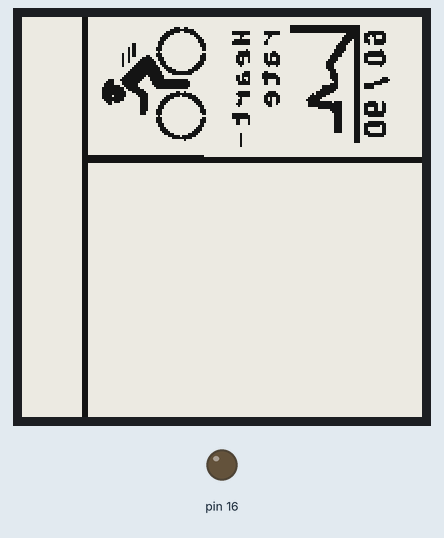
A sketch run on a simulated Arduino Uno, built for the host (arithmetic inside an expression is 32-bit, double 64-bit). On the bench: 200×200 one-colour display, output pins drawn as LEDs (lit = HIGH). Random numbers use the default seed unless the sketch sets one; what the sketch prints to the serial monitor is not drawn.

Above: at 2.1 s.
At 3.1 s:
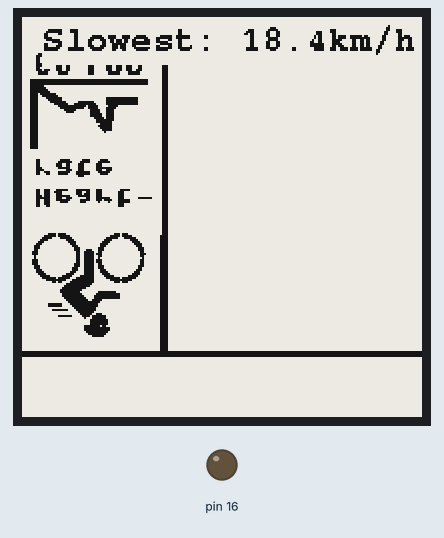
At 4.1 s:
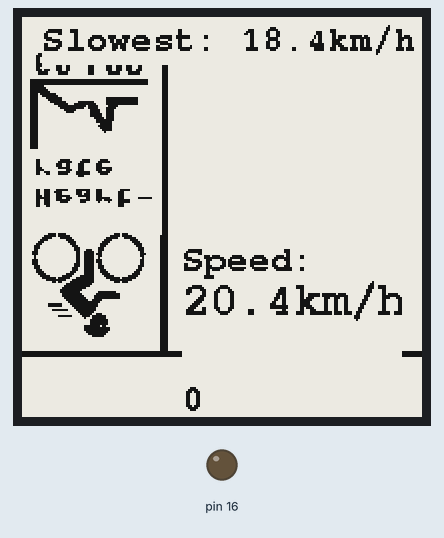
At 4.8 s:
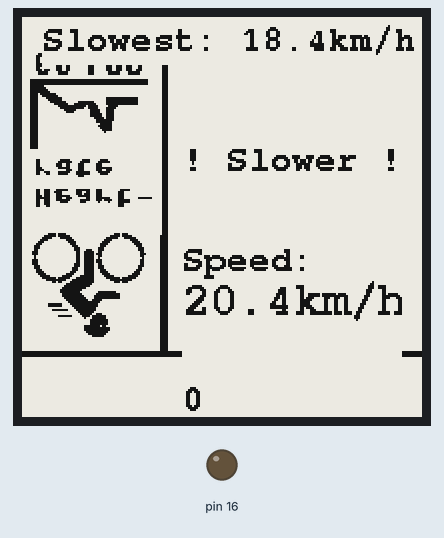

The sketch:

PartialUpdateRecvESP8226.ino
```cpp
// PartialUpdateExample : example for Waveshare 1.54", 2.31" and 2.9" e-Paper and the same e-papers from Dalian Good Display Inc.
//
// Created by Jean-Marc Zingg based on demo code from Good Display for GDEP015OC1.
//
// The e-paper displays are available from:
//
// https://www.aliexpress.com/store/product/Wholesale-1-54inch-E-Ink-display-module-with-embedded-controller-200x200-Communicate-via-SPI-interface-Supports/216233_32824535312.html
//
// http://www.buy-lcd.com/index.php?route=product/product&path=2897_8363&product_id=35120
// or https://www.aliexpress.com/store/product/E001-1-54-inch-partial-refresh-Small-size-dot-matrix-e-paper-display/600281_32815089163.html
//

// Supporting Arduino Forum Topics:
// Waveshare e-paper displays with SPI: http://forum.arduino.cc/index.php?topic=487007.0
// Good Dispay ePaper for Arduino : https://forum.arduino.cc/index.php?topic=436411.0

// mapping suggestion from Waveshare 2.9inch e-Paper to Wemos D1 mini
// BUSY -> D2, RST -> D4, DC -> D3, CS -> D8, CLK -> D5, DIN -> D7, GND -> GND, 3.3V -> 3.3V

// mapping suggestion from Waveshare 2.9inch e-Paper to generic ESP8266
// BUSY -> GPIO4, RST -> GPIO2, DC -> GPIO0, CS -> GPIO15, CLK -> GPIO14, DIN -> GPIO13, GND -> GND, 3.3V -> 3.3V

// mapping suggestion for ESP32, e.g. LOLIN32, see .../variants/.../pins_arduino.h for your board
// NOTE: there are variants with different pins for SPI ! CHECK SPI PINS OF YOUR BOARD
// BUSY -> 4, RST -> 16, DC -> 17, CS -> SS(5), CLK -> SCK(18), DIN -> MOSI(23), GND -> GND, 3.3V -> 3.3V

// mapping suggestion for AVR, UNO, NANO etc.
// BUSY -> 7, RST -> 9, DC -> 8, CS-> 10, CLK -> 13, DIN -> 11

// include library, include base class, make path known
#include <GxEPD.h>

// select the display class to use, only one
#include <GxGDEP015OC1/GxGDEP015OC1.cpp>

#include <GxIO/GxIO_SPI/GxIO_SPI.cpp>
#include <GxIO/GxIO.cpp>

// FreeFonts from Adafruit_GFX
#include <Fonts/FreeMonoBold9pt7b.h>
#include <Fonts/FreeMonoBold12pt7b.h>

//#include GxEPD_BitmapExamples

// generic/common.h
//static const uint8_t SS    = 15; // D8
//static const uint8_t MOSI  = 13; // D7
//static const uint8_t MISO  = 12; // D6
//static const uint8_t SCK   = 14; // D5

GxIO_Class io(SPI, /*CS=D8*/ SS, /*DC=D3*/ 0, /*RST=D4*/ 2); // arbitrary selection of D3(=0), D4(=2), selected for default of GxEPD_Class
GxEPD_Class display(io /*RST=D4*/ /*BUSY=D2*/); // default selection of D4(=2), D2(=4)

#if defined(_GxGDEP015OC1_H_)
const uint32_t partial_update_period_s = 1;
const uint32_t full_update_period_s = 6 * 60 * 60;
#elif defined(_GxGDE0213B1_H_) || defined(_GxGDEH029A1_H_) || defined(_GxGDEW042T2_H_)
const uint32_t partial_update_period_s = 2;
const uint32_t full_update_period_s = 1 * 60 * 60;
#endif

#include "BitmapGraphics.h"

#include <RCSwitch.h>

RCSwitch mySwitch = RCSwitch();

double speedSlowest = 18.4;
double speedOwn = 20.4;

void setup(void)
{
  Serial.begin(115200);
  Serial.println();
  Serial.println("setup");
  //display.init(115200); // enable diagnostic output on Serial
  display.init(); // disable diagnostic output on Serial
  Serial.println("setup done");
  display.setTextColor(GxEPD_BLACK);
  display.setRotation(0);
  // draw background


  // cope with code size limitation
  display.drawExampleBitmap(BitmapExample1, sizeof(BitmapExample1));
  display.setFont(&FreeMonoBold9pt7b);

  // partial update to full screen to preset for partial update of box window
  // (this avoids strange background effects)
  display.drawExampleBitmap(BitmapExample1, sizeof(BitmapExample1), GxEPD::bm_default | GxEPD::bm_partial_update);
  display.setRotation(1);

  // use GPIO pin 5
  mySwitch.enableReceive(5);  // Receiver on inerrupt 0 => that is pin #2

  showPartialUpdateSlowest();
  showPartialUpdateSpeed();
  showPartialUpdate_AVRDebug();
  showPartialUpdateSlower();

  // D0 on Heltec WiFi Kit 8
  pinMode(16, OUTPUT);


}

void loop()
{

  //showPartialUpdate_AVRDebug();

  if (mySwitch.available()) {

    int value = mySwitch.getReceivedValue();

    if (value == 0) {
      Serial.print("Unknown encoding");
    } else {
      Serial.print("Received ");
      Serial.print( mySwitch.getReceivedValue() );
      Serial.print(" / ");
      Serial.print( mySwitch.getReceivedBitlength() );
      Serial.print("bit ");
      Serial.print("Protocol: ");
      Serial.println( mySwitch.getReceivedProtocol() );
      Serial.println ( (long) mySwitch.getReceivedRawdata() );

      speedOwn = ((double) random(150,280)) / 10;
      speedSlowest = ((double) random(110,220)) / 10;

      showPartialUpdateSlowest();
      showPartialUpdateSpeed();
      showPartialUpdate_AVRDebug();
      showPartialUpdateSlower();

    }
    mySwitch.resetAvailable();
  }

}

void drawCallbackSlowest()
{
  uint16_t box_x = 10;
  uint16_t box_y = 0;
  uint16_t box_w = 190;
  uint16_t box_h = 20;
  uint16_t cursor_y = box_y + 16;
  display.fillRect(box_x, box_y, box_w, box_h, GxEPD_WHITE);
  display.setCursor(box_x, cursor_y);
  display.print("Slowest: ");
  display.print(String(speedSlowest, 1));
  display.println("km/h");
}

void drawCallbackSpeed()
{
  uint16_t box_x = 80;
  uint16_t box_y = 110;
  uint16_t box_w = 110;
  uint16_t box_h = 70;
  uint16_t cursor_y = box_y + 16;
  display.fillRect(box_x, box_y, box_w, box_h, GxEPD_WHITE);
  display.setCursor(box_x, cursor_y);
  display.print("Speed: \n");
  display.setCursor(box_x, cursor_y +22);
  display.setFont(&FreeMonoBold12pt7b);

  display.print(String(speedOwn, 1));
  display.print("km/h \n");
  display.setFont(&FreeMonoBold9pt7b);
  display.setCursor(box_x, cursor_y +47);
  //display.print("3 Members");

}

void drawCallbackSlower()
{
  uint16_t box_x = 80;
  uint16_t box_y = 60;
  uint16_t box_w = 110;
  uint16_t box_h = 40;
  uint16_t cursor_y = box_y + 16;
  display.fillRect(box_x, box_y, box_w, box_h, GxEPD_WHITE);
  display.setCursor(box_x, cursor_y);

  Serial.print("speedSlowest: ");
  Serial.println(speedSlowest);
  Serial.print("speedOwn: ");
  Serial.println(speedOwn);

  if((speedSlowest + 1) < speedOwn){
    display.print("! Slower !\n");

    // turn on vibro
    digitalWrite(16, HIGH);
    delay(200);
    digitalWrite(16, LOW);

  }else{
    display.print("\n");
   }

}

void drawCallbackDebug()
{
  uint16_t box_x = 80;
  uint16_t box_y = 180;
  uint16_t box_w = 110;
  uint16_t box_h = 15;
  uint16_t cursor_y = box_y + 16;
  display.fillRect(box_x, box_y, box_w, box_h, GxEPD_WHITE);
  display.setCursor(box_x, cursor_y);
  display.print(mySwitch.getReceivedValue());
}

void showPartialUpdateSlowest()
{
  uint16_t box_x = 10;
  uint16_t box_y = 0;
  uint16_t box_w = 190;
  uint16_t box_h = 20;
  uint16_t cursor_y = box_y + 14;
  display.drawPagedToWindow(drawCallbackSlowest, box_x, box_y, box_w, box_h);
}

void showPartialUpdateSpeed()
{
  uint16_t box_x = 80;
  uint16_t box_y = 110;
  uint16_t box_w = 110;
  uint16_t box_h = 70;
  uint16_t cursor_y = box_y + 14;
  display.drawPagedToWindow(drawCallbackSpeed, box_x, box_y, box_w, box_h);
}

void showPartialUpdateSlower()
{
  uint16_t box_x = 80;
  uint16_t box_y = 60;
  uint16_t box_w = 110;
  uint16_t box_h = 40;
  uint16_t cursor_y = box_y + 14;
  display.drawPagedToWindow(drawCallbackSlower, box_x, box_y, box_w, box_h);
}

void showPartialUpdate_AVRDebug()
{
  uint16_t box_x = 80;
  uint16_t box_y = 180;
  uint16_t box_w = 110;
  uint16_t box_h = 15;
  uint16_t cursor_y = box_y + 14;
  display.drawPagedToWindow(drawCallbackDebug, box_x, box_y, box_w, box_h);
}
```

Source omitted: mapGraphics.h (data table, 235067 bytes)

Measured:
- what the display in image 1 shows lasts 0.5 s, from 3.1 s to 3.6 s
- what the display in image 2 shows lasts 0.7 s, from 4.1 s to 4.8 s
